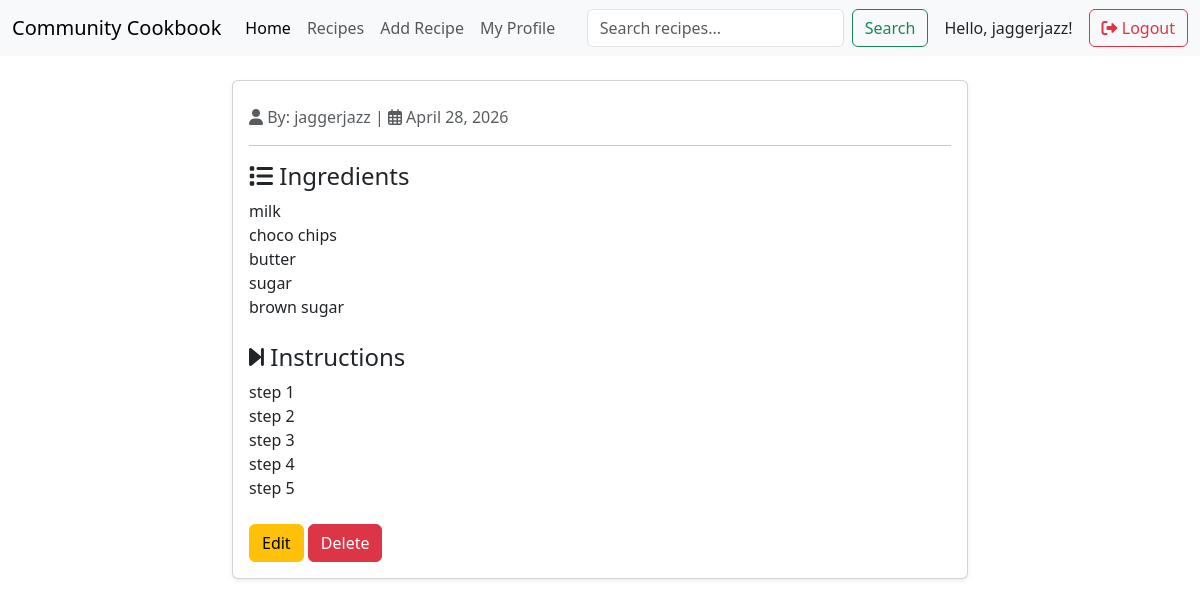
The app's page /recipes/3/ (signed in) with its own data.
### recipeApp/models.py (models this page shows, shortened)
class Recipe(models.Model):
    title = models.CharField(max_length=100)
    ingredients = models.TextField()
    instructions = models.TextField()
    image = models.ImageField(upload_to='recipe_images/', blank=True, null=True) # Ensure this line from your version stays!
    created_at = models.DateTimeField(auto_now_add=True)
    updated_at = models.DateTimeField(auto_now=True)
    author = models.ForeignKey(User, on_delete=models.CASCADE)

### recipeApp/views.py (the view)
# urls.py: path('recipes/<int:id>/', views.recipe_detail, name='recipe_detail'),
@login_required
def recipe_detail(request, id):
    recipe = get_object_or_404(Recipe, id=id)
    return render(request, 'recipe_detail.html', {"recipe": recipe})

### recipeApp/templates/recipe_detail.html (shortened to what this page needs)
{% extends 'base.html' %}
{% block content %}
<div class="container mt-4">
    <div class="row">
        <div class="col-md-8 mx-auto">
            <div class="card shadow-sm">
                <div class="card-body">
                    <p class="text-muted">
                        <i class="fas fa-user"></i> By: {{ recipe.author.username }} |
                        <i class="far fa-calendar-alt"></i> {{ recipe.created_at|date:"F d, Y" }}
                    </p>
                    <hr>
                    <h4><i class="fas fa-list"></i> Ingredients</h4>
                    <div class="mb-4">
                        {{ recipe.ingredients|linebreaks }}
                    </div>
                    <h4><i class="fas fa-step-forward"></i> Instructions</h4>
                    <div class="mb-4">
                        {{ recipe.instructions|linebreaks }}
                    </div>
                    {% if user == recipe.author %}
                        <div class="mt-4">
                            <a href="{% url 'edit_recipe' recipe.id %}" class="btn btn-warning">Edit</a>
                            <a href="{% url 'delete_recipe' recipe.id %}" class="btn btn-danger">Delete</a>
                        </div>
                    {% endif %}
                </div>
            </div>
        </div>
    </div>
</div>
{% endblock %}

### recipeApp/templates/navbar.html (shortened to what this page needs)
<nav class="navbar navbar-expand-lg bg-body-tertiary">
  <div class="container-fluid">
    <a class="navbar-brand" href="{% url 'home' %}">Community Cookbook</a>
    <div class="collapse navbar-collapse" id="navbarSupportedContent">
      <ul class="navbar-nav me-auto mb-2 mb-lg-0">
        <li class="nav-item">
          <a class="nav-link active" aria-current="page" href="{% url 'home' %}">Home</a>
        </li>
        <li class="nav-item">
          <a class="nav-link" href="{% url 'recipes' %}">Recipes</a>
        </li>
        {% if user.is_authenticated %}
        <li class="nav-item">
          <a class="nav-link" href="{% url 'add_recipe' %}">Add Recipe</a>
        </li>
        <li class="nav-item">
          <a class="nav-link" href="{% url 'profile' %}">My Profile</a>
        </li>
        {% endif %}
      </ul>
      <form class="d-flex" role="search" action="{% url 'search' %}" method="GET">
        <input class="form-control me-2" type="search" name="q" placeholder="Search recipes..." aria-label="Search">
        <button class="btn btn-outline-success" type="submit">Search</button>
      </form>
      <div class="ms-3 d-flex align-items-center">
        {% if user.is_authenticated %}
            <span class="navbar-text me-3 text-dark">Hello, {{ user.username }}!</span>
            <form action="{% url 'logout' %}" method="post" class="m-0">
                <button type="submit" class="btn btn-outline-danger">
                  <i class="fas fa-sign-out-alt"></i> Logout
                </button>
            </form>
        {% endif %}
      </div>
    </div>
  </div>
</nav>
<link rel="stylesheet" href="https://cdnjs.cloudflare.com/ajax/libs/font-awesome/6.0.0/css/all.min.css">

### records on screen
Recipe: author.username "jaggerjazz", created_at "April 28, 2026", ingredients "milk choco chips butter sugar brown sugar", instructions "step 1 step 2 step 3 step 4 step 5"

### other values on screen
{{ user.username }} "jaggerjazz"
